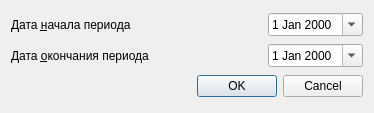
<?xml version="1.0" encoding="UTF-8"?>
<ui version="4.0">
 <class>ReportAttachmentDoctors</class>
 <widget class="QDialog" name="ReportAttachmentDoctors">
  <property name="geometry">
   <rect>
    <x>0</x>
    <y>0</y>
    <width>374</width>
    <height>113</height>
   </rect>
  </property>
  <property name="contextMenuPolicy">
   <enum>Qt::NoContextMenu</enum>
  </property>
  <property name="windowTitle">
   <string>Dialog</string>
  </property>
  <layout class="QGridLayout" name="gridLayout">
   <item row="2" column="0" colspan="2">
    <widget class="QLabel" name="lblEndDate">
     <property name="text">
      <string>Дата &amp;окончания периода</string>
     </property>
     <property name="buddy">
      <cstring>edtEndDate</cstring>
     </property>
    </widget>
   </item>
   <item row="0" column="0" colspan="2">
    <widget class="QLabel" name="lblBegDate">
     <property name="text">
      <string>Дата &amp;начала периода</string>
     </property>
     <property name="buddy">
      <cstring>edtBegDate</cstring>
     </property>
    </widget>
   </item>
   <item row="2" column="2">
    <widget class="CDateEdit" name="edtEndDate">
     <property name="sizePolicy">
      <sizepolicy hsizetype="Maximum" vsizetype="Fixed">
       <horstretch>0</horstretch>
       <verstretch>0</verstretch>
      </sizepolicy>
     </property>
     <property name="calendarPopup">
      <bool>true</bool>
     </property>
    </widget>
   </item>
   <item row="0" column="2">
    <widget class="CDateEdit" name="edtBegDate">
     <property name="sizePolicy">
      <sizepolicy hsizetype="Maximum" vsizetype="Fixed">
       <horstretch>0</horstretch>
       <verstretch>0</verstretch>
      </sizepolicy>
     </property>
     <property name="calendarPopup">
      <bool>true</bool>
     </property>
    </widget>
   </item>
   <item row="3" column="1" colspan="2">
    <widget class="QDialogButtonBox" name="buttonBox">
     <property name="sizePolicy">
      <sizepolicy hsizetype="Expanding" vsizetype="Fixed">
       <horstretch>0</horstretch>
       <verstretch>0</verstretch>
      </sizepolicy>
     </property>
     <property name="orientation">
      <enum>Qt::Horizontal</enum>
     </property>
     <property name="standardButtons">
      <set>QDialogButtonBox::Cancel|QDialogButtonBox::Ok</set>
     </property>
    </widget>
   </item>
  </layout>
 </widget>
 <customwidgets>
  <customwidget>
   <class>CDateEdit</class>
   <extends>QDateEdit</extends>
   <header>library/DateEdit.h</header>
  </customwidget>
 </customwidgets>
 <tabstops>
  <tabstop>edtBegDate</tabstop>
  <tabstop>edtEndDate</tabstop>
 </tabstops>
 <resources/>
 <connections>
  <connection>
   <sender>buttonBox</sender>
   <signal>accepted()</signal>
   <receiver>ReportAttachmentDoctors</receiver>
   <slot>accept()</slot>
   <hints>
    <hint type="sourcelabel">
     <x>640</x>
     <y>534</y>
    </hint>
    <hint type="destinationlabel">
     <x>157</x>
     <y>255</y>
    </hint>
   </hints>
  </connection>
  <connection>
   <sender>buttonBox</sender>
   <signal>rejected()</signal>
   <receiver>ReportAttachmentDoctors</receiver>
   <slot>reject()</slot>
   <hints>
    <hint type="sourcelabel">
     <x>640</x>
     <y>534</y>
    </hint>
    <hint type="destinationlabel">
     <x>286</x>
     <y>255</y>
    </hint>
   </hints>
  </connection>
 </connections>
</ui>
